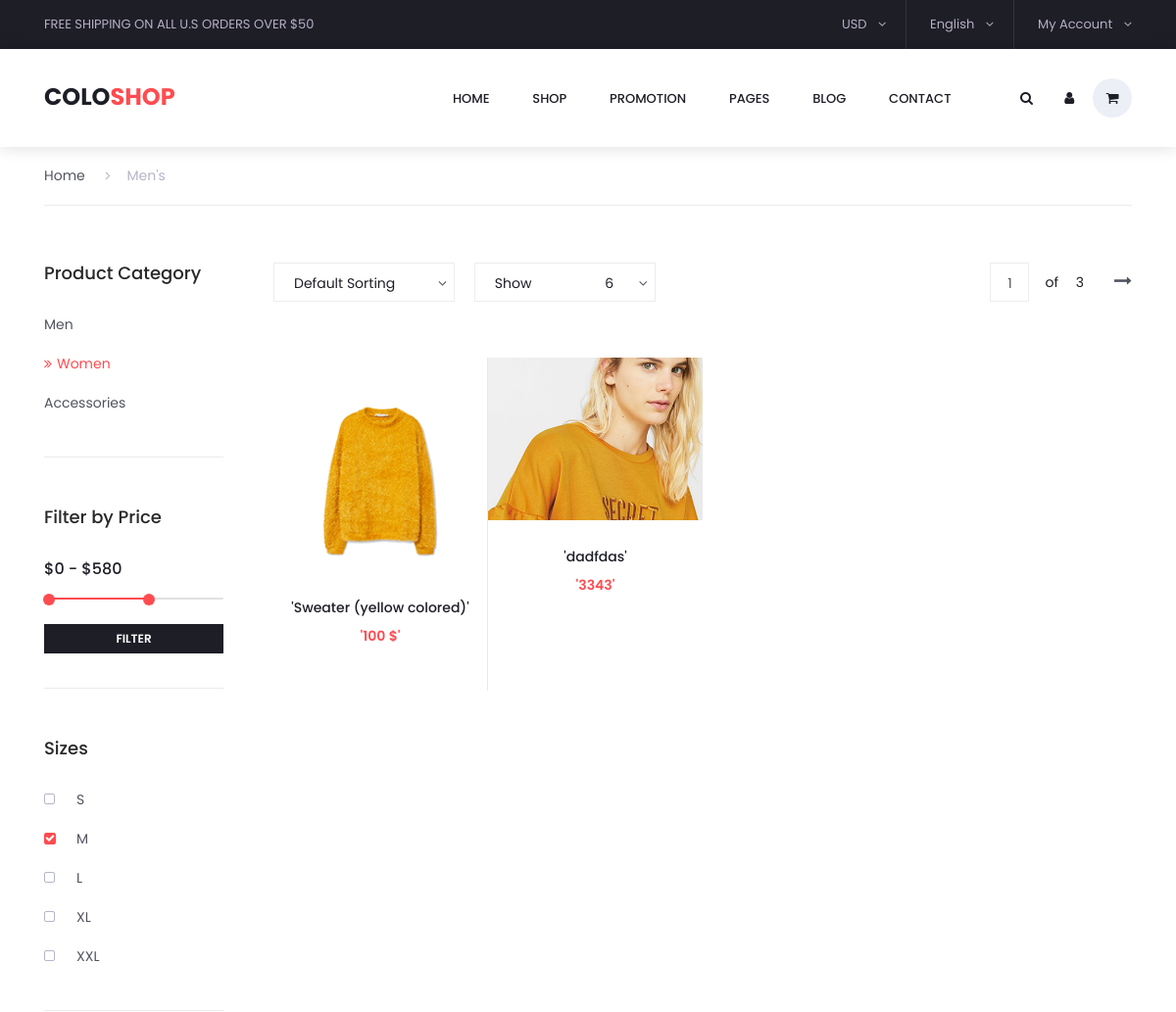
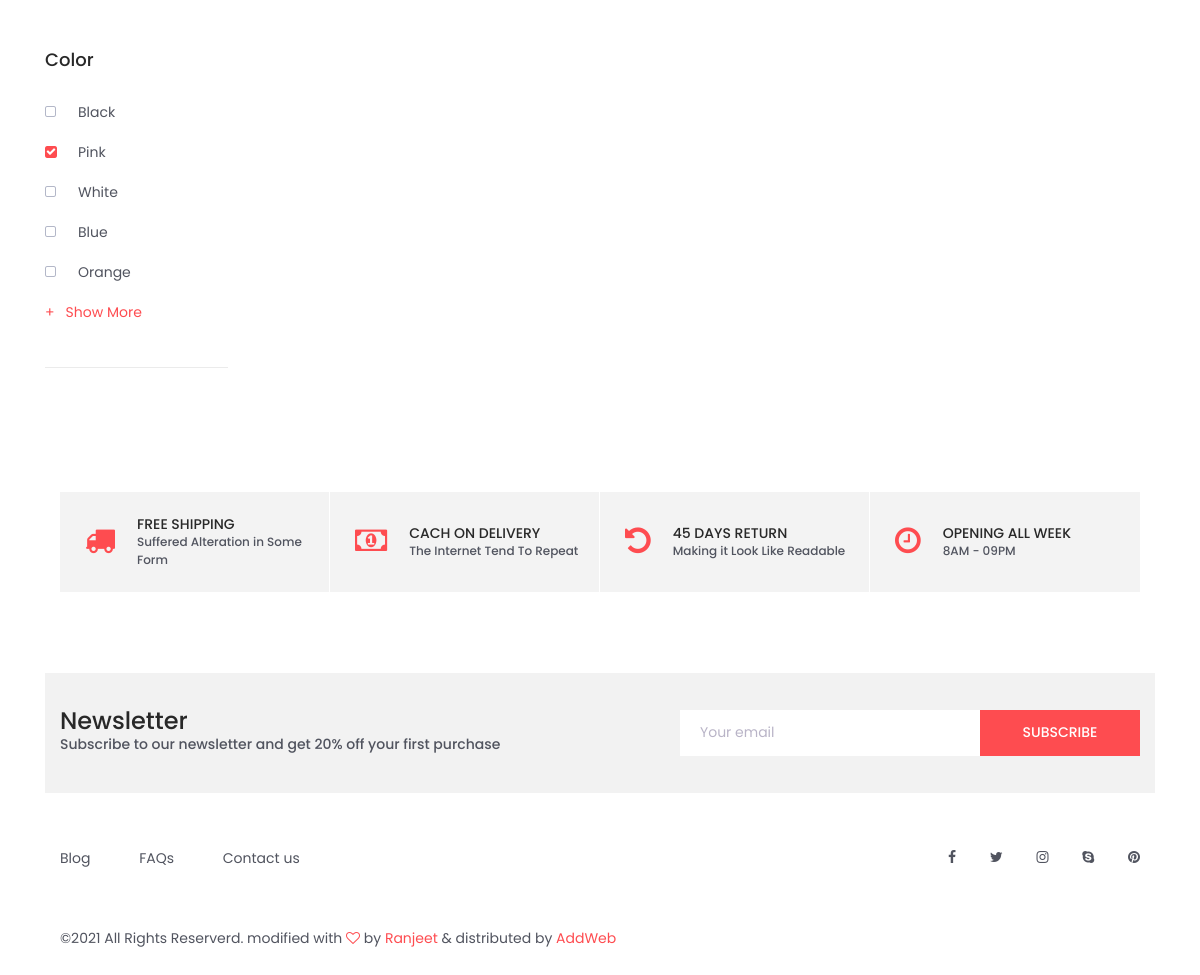
Screenshot of /coloshop-master/usersite/women.php with the database file from the repository (2 pictures, top to bottom).
### tables this page shows
CREATE TABLE `product` (
  `id` int(11) NOT NULL,
  `pname` varchar(100) NOT NULL,
  `pprice` varchar(30) NOT NULL,
  `pdesc` varchar(100) NOT NULL,
  `pimage` varchar(200) NOT NULL,
  `pcategory` varchar(200) NOT NULL
);

### coloshop-master/usersite/women.php (the view, shortened to what this page needs)
<!DOCTYPE html>
<html lang="en">
<head>
    <link rel="stylesheet" type="text/css" href="styles/bootstrap4/bootstrap.min.css">
    <link href="plugins/font-awesome-4.7.0/css/font-awesome.min.css" rel="stylesheet" type="text/css">
    <link rel="stylesheet" type="text/css" href="plugins/OwlCarousel2-2.2.1/owl.carousel.css">
    <link rel="stylesheet" type="text/css" href="plugins/OwlCarousel2-2.2.1/owl.theme.default.css">
    <link rel="stylesheet" type="text/css" href="plugins/OwlCarousel2-2.2.1/animate.css">
    <link rel="stylesheet" type="text/css" href="plugins/jquery-ui-1.12.1.custom/jquery-ui.css">
    <link rel="stylesheet" type="text/css" href="styles/categories_styles.css">
    <link rel="stylesheet" type="text/css" href="styles/categories_responsive.css">
</head>
<body>
    <div class="super_container">
        <?php
        include "header.php";
        ?>
        <div class="container product_section_container">
            <div class="row">
                <div class="col product_section clearfix">
                    <div class="breadcrumbs d-flex flex-row align-items-center">
                        <ul>
                            <li><a href="index.php">Home</a></li>
                            <li class="active"><a href="index.php"><i class="fa fa-angle-right" aria-hidden="true"></i>Men's</a></li>
                        </ul>
                    </div>
                    <div class="sidebar">
                        <div class="sidebar_section">
                            <div class="sidebar_title">
                                <h5>Product Category</h5>
                            </div>
                            <ul class="sidebar_categories">
                                <li><a href="man.php">Men</a></li>
                                <li class="active"><a href="women.php"><span><i class="fa fa-angle-double-right" aria-hidden="true"></i></span>Women</a></li>
                                <li><a href="accessories.php">Accessories</a></li>
                            </ul>
                        </div>
                        <div class="sidebar_section">
                            <div class="sidebar_title">
                                <h5>Filter by Price</h5>
                            </div>
                            <p>
                                <input type="text" id="amount" readonly style="border:0; color:#f6931f; font-weight:bold;">
                            </p>
                            <div id="slider-range"></div>
                            <div class="filter_button"><span>filter</span></div>
                        </div>
                        <div class="sidebar_section">
                            <div class="sidebar_title">
                                <h5>Sizes</h5>
                            </div>
                            <ul class="checkboxes">
                                <li><i class="fa fa-square-o" aria-hidden="true"></i><span>S</span></li>
                                <li class="active"><i class="fa fa-square" aria-hidden="true"></i><span>M</span></li>
                                <li><i class="fa fa-square-o" aria-hidden="true"></i><span>L</span></li>
                                <li><i class="fa fa-square-o" aria-hidden="true"></i><span>XL</span></li>
                                <li><i class="fa fa-square-o" aria-hidden="true"></i><span>XXL</span></li>
                            </ul>
                        </div>
                        <div class="sidebar_section">
                            <div class="sidebar_title">
                                <h5>Color</h5>
                            </div>
                            <ul class="checkboxes">
                                <li><i class="fa fa-square-o" aria-hidden="true"></i><span>Black</span></li>
                                <li class="active"><i class="fa fa-square" aria-hidden="true"></i><span>Pink</span></li>
                                <li><i class="fa fa-square-o" aria-hidden="true"></i><span>White</span></li>
                                <li><i class="fa fa-square-o" aria-hidden="true"></i><span>Blue</span></li>
                                <li><i class="fa fa-square-o" aria-hidden="true"></i><span>Orange</span></li>
                            </ul>
                            <div class="show_more">
                                <span><span>+</span>Show More</span>
                            </div>
                        </div>
                    </div>
                    <div class="main_content">
                        <div class="products_iso">
                            <div class="row">
                                <div class="col">
                                    <div class="product_sorting_container product_sorting_container_top">
                                        <ul class="product_sorting">
                                            <li>
                                                <span class="type_sorting_text">Default Sorting</span>
                                                <i class="fa fa-angle-down"></i>
                                            </li>
                                            <li>
                                                <span>Show</span>
                                                <span class="num_sorting_text">6</span>
                                                <i class="fa fa-angle-down"></i>
                                            </li>
                                        </ul>
                                        <div class="pages d-flex flex-row align-items-center">
                                            <div class="page_current">
                                                <span>1</span>
                                            </div>
                                            <div class="page_total"><span>of</span> 3</div>
                                            <div id="next_page" class="page_next"><a href="#"><i class="fa fa-long-arrow-right" aria-hidden="true"></i></a></div>
                                        </div>
                                    </div>
                                    <div class="product-grid">
                                        <?php
                                        include "connection.php";
                                        $Record = mysqli_query($con, "SELECT * FROM `product` ");
                                        while ($row = mysqli_fetch_array($Record)) {
                                            $check_cat = $row['pcategory'];
                                            if ($check_cat === 'women') {
                                                echo "
							<div class='product-item men women accessories'>
								<div class='product discount product_filter'>
									<div class='product_image'>
										<img src='../Myadmin1/$row[pimage]'>
									</div>
									<div class='favorite favorite_left'></div>
									<div class='product_info'>
										<h6 class='product_name'><a href='single.php? id=$row[id]'>'$row[pname]'</a></h6>
										<div class='product_price'>'$row[pprice]'</div>
									</div>
								</div>
								<div class='red_button add_to_cart_button'><a href='insertcart.php? id=$row[id]'>add to cart</a></div>
							</div>";
                                            }
                                        }
                                        ?>
                                    </div>
                                </div>
                            </div>
                        </div>
                    </div>
                </div>
            </div>
            <div class="benefit">
                <div class="container">
                    <div class="row benefit_row">
                        <div class="col-lg-3 benefit_col">
                            <div class="benefit_item d-flex flex-row align-items-center">
                                <div class="benefit_icon"><i class="fa fa-truck" aria-hidden="true"></i></div>
                                <div class="benefit_content">
                                    <h6>free shipping</h6>
                                    <p>Suffered Alteration in Some Form</p>
                                </div>
                            </div>
                        </div>
                        <div class="col-lg-3 benefit_col">
                            <div class="benefit_item d-flex flex-row align-items-center">
                                <div class="benefit_icon"><i class="fa fa-money" aria-hidden="true"></i></div>
                                <div class="benefit_content">
                                    <h6>cach on delivery</h6>
                                    <p>The Internet Tend To Repeat</p>
                                </div>
                            </div>
                        </div>
                        <div class="col-lg-3 benefit_col">
                            <div class="benefit_item d-flex flex-row align-items-center">
                                <div class="benefit_icon"><i class="fa fa-undo" aria-hidden="true"></i></div>
                                <div class="benefit_content">
                                    <h6>45 days return</h6>
                                    <p>Making it Look Like Readable</p>
                                </div>
                            </div>
                        </div>
                        <div class="col-lg-3 benefit_col">
                            <div class="benefit_item d-flex flex-row align-items-center">
                                <div class="benefit_icon"><i class="fa fa-clock-o" aria-hidden="true"></i></div>
                                <div class="benefit_content">
                                    <h6>opening all week</h6>
                                    <p>8AM - 09PM</p>
                                </div>
                            </div>
                        </div>
                    </div>
                </div>
            </div>
            <?php
            include "footer.php";
            ?>
        </div>
</body>
</html>

### rows the page displays
product: pimage (picture), pname "Sweater (yellow colored)", pprice "100 $"
product: pimage (picture), pname "dadfdas", pprice "3343"
